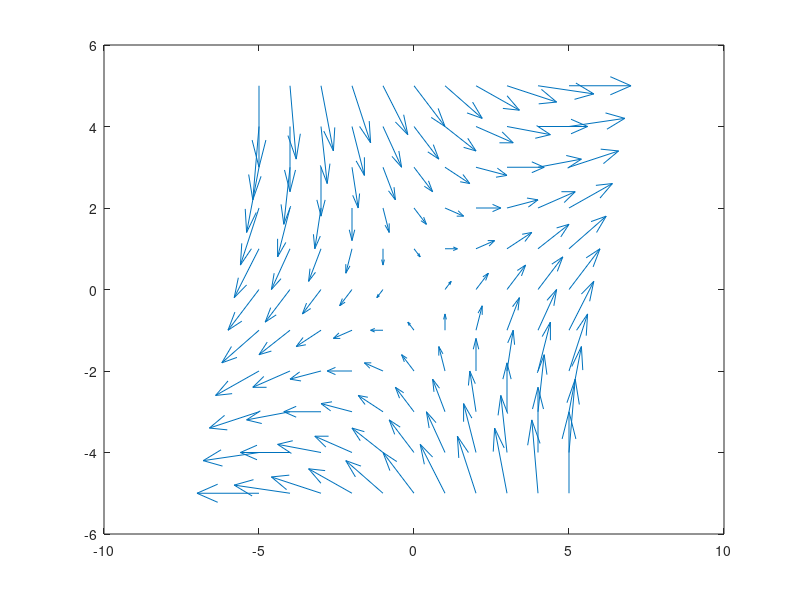

This figure's MATLAB source: (Note: this script raises an error after producing the figure.)
%% MATLAB Project 3
% Task #5, Problem Set C: #1d,f

%% Task #5
% Plot the vector field F̄(x, y) = 0.2(x + y)i + 0.2(x − y)j

[x,y]=meshgrid(-5:1:5,-5:1:5); % Assigning the grid to plot
quiver(x,y,0.2*(x+y),0.2*(x-y),0) % Plotting the vector field

%% C: #1d
% A hyperbolic helix: r(t)=(√(1+t^2/2), t/√2, arcsinh(t/√2)), t ∈ R

syms t u;

helix = [sqrt(1+(t^2)/2), t/sqrt(2), asinh(t/sqrt(2))];
changeHelix = subs(helix, t, sqrt(2)*sinh(u));
fplot3(changeHelix(1),changeHelix(2),changeHelix(3), [-3,3])

realdot = @(x,y) x*transpose(y); % Different functions used to calculate our computations
vectorlength = @(x) sqrt(simplify(realdot(x,x)));
unitvector = @(x) simplify(x/vectorlength(x));
velocity = @(r, t) diff(r, t);
acceleration = @(r, t) simplify(diff(velocity(r, t), t));
thirdder = @(r, t) simplify(diff(acceleration(r, t), t));
speed = @(r, t) vectorlength(velocity(r, t));
vta = @(r, t) simplify(cross(velocity(r, t), acceleration(r, t)));
UT = @(r, t) unitvector(velocity(r, t));
UN = @(r, t) unitvector(diff(UT(r, t), t));
UB = @(r, t) simplify(cross(UT(r, t), UN(r, t)));
curvature = @(r, t) simplify(vectorlength(vta(r, t))/speed(r, t)^3);
torsion = @(r, t) simplify(realdot(vta(r, t), thirdder(r, t))/realdot(vta(r, t), vta(r, t)));

T = UT(changeHelix,u)
N = UN(changeHelix,u) % Calculating the Frenet Frame using the above functions
B = UB(changeHelix,u)
helixSpeed = speed(changeHelix,u) % Calculating the speed using the above functions
helixCurvature = curvature(changeHelix,u) % Calculating the curvature using the above functions
helixTorsion = torsion(changeHelix,u) % Calculating the torsion using the above functions

% The curvature and torsion is never going to be undefined as the graph is
% always a smooth curve with no points or peaks. The curvature and torsion 
% is going to be greatest around t=0 since this is where the curve turns the
% most. The name of the curve is appropriate because the shape is similar
% and related to that of a hyperbola.

%% C: #1f
% Vivani's curve: r(t)=(1+cost, sint, 2sin(t/2)), −π ≤ t ≤ π

syms t;
vivani = [1+cos(t), sin(t), 2*sin(t/2)];

fplot3(vivani(1),vivani(2),vivani(3), [-pi,pi]) % Plotting Vivani's curve from Ch. 2
hold on
fplot3(sym(0), 2*cos(t/2), 2*sin(t/2), [-pi,pi])
fplot3(2*cos(t/2), sym(0), 2*sin(t/2), [-pi,pi])
fplot3(2*cos(t/2), 2*sin(t/2), sym(0), [-pi,pi])
fplot3(1+cos(t), sin(t), sym(0), [-pi, pi])
fplot3(sym(0), sym(0), t, [0 2]);
fplot3(sym(0), t, sym(0), [0 2]);
fplot3(t, sym(0), sym(0), [0 2])
title(''); xlabel(''); ylabel(''); xlabel('');
grid off; axis off;
view([10,3,1])

realdot = @(x,y) x*transpose(y); % Different functions used to calculate our computations
vectorlength = @(x) sqrt(simplify(realdot(x,x)));
unitvector = @(x) simplify(x/vectorlength(x));
velocity = @(r, t) diff(r, t);
acceleration = @(r, t) simplify(diff(velocity(r, t), t));
thirdder = @(r, t) simplify(diff(acceleration(r, t), t));
speed = @(r, t) vectorlength(velocity(r, t));
vta = @(r, t) simplify(cross(velocity(r, t), acceleration(r, t)));
UT = @(r, t) unitvector(velocity(r, t));
UN = @(r, t) unitvector(diff(UT(r, t), t));
UB = @(r, t) simplify(cross(UT(r, t), UN(r, t)));
curvature = @(r, t) simplify(vectorlength(vta(r, t))/speed(r, t)^3);
torsion = @(r, t) simplify(realdot(vta(r, t), thirdder(r, t))/realdot(vta(r, t), vta(r, t)));

T = UT(vivani,t)
N = UN(vivani,t) % Calculating the Frenet Frame using the above functions
B = UB(vivani,t)
vivaniSpeed = speed(vivani,t) % Calculating the speed using the above functions
vivaniCurvature = curvature(vivani,t) % Calculating the curvature using the above functions
vivaniTorsion = torsion(vivani,t) % Calculating the torsion using the above functions

% The curvature and torsion is never going to be undefined as the graph is 
% always curved with no sharp points or peaks.
